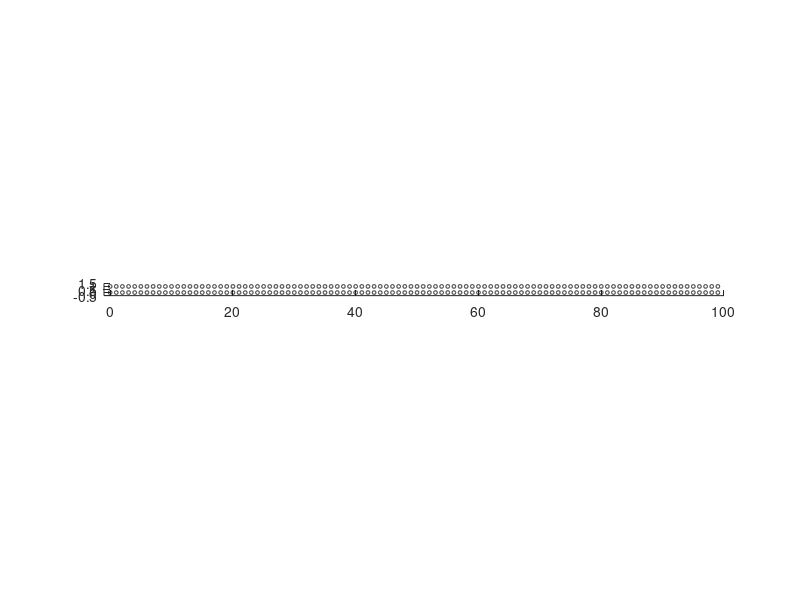

MATLAB code to generate this figure: (Note: this script raises an error after producing the figure.)
%
%
% 
%%%%%%%%%%%%%%%%%%%%%%%%%%%%%%%%%%%%
%
%
%%%%%%%%%%%%%%%%%%%%%%%%%%%%%%%%%%%%
clear all
%% Define parameters

N_L = 100;
L = 2;
N = N_L*L;
d = 1;
R = 0.3*ones(N,1);
cx_0 = d *[0:1:N_L-1]';
cx =[];
for i = 1:L
    cx = [cx; cx_0];
end
cy = [];
for i = 1:L
    cy = [cy; (i-1)*d*ones(N_L,1)];
end

cz = zeros(N,1);
[cx,ind] = sort(cx);
cy = cy(ind);
cz = cz(ind);
c = [cx cy cz];

figure, hold on
t = linspace(0,2*pi);
for n = 1:N
    plot(c(n,1)+R(n)*cos(t), c(n,2)+R(n)*sin(t),'k')  
%     text(c(n,1),c(n,2),num2str(n))
end
daspect([1 1 1])
xlim([min(cx)-1,max(cx)+1])
hold off
% close 

vol = 4*pi*R.^3/3;
k0 = 0.0000001;
delta = 10^(-5);
v2 = ones(1,N);
N_multi = 2;

%%% Compute the static capacitance matrix
% Maximum order for multipole expansion (n = 0, 1, ..., N_multi)
% If we use higher order, then accuracy improves. Usually 0 is sufficiently large.
gamma_skin = 1;

% compute the normalization factor
fun = @(theta,phi,r) exp(gamma_skin*r*sin(theta)*cos(phi))*r^2*sin(theta);
int_A = int_trapez_3(fun,200,0,pi,0,2*pi,0,R(1));
A_norm = exp(gamma_skin*cx)*int_A;

%%% Compute the skin capacitance matrix using Multipole

matC_skin = MakeCmn_skin(gamma_skin,R,c,k0,N_multi);

GCM_skin = diag(delta.*v2./A_norm')*matC_skin;

%%% Compute eigenmodes
[evec_skin,eval_skin,eigen_left] = eig(GCM_skin);
[resonances_skin,I] = sort(sqrt(diag(eval_skin)),'ComparisonMethod','real');
modes_skin = evec_skin(:,I);

produce_condensation(cx,modes_skin,N)

figure
title("modes_skin")
hold on
for j = 1:N
    plot(1:N,abs(real(modes_skin(:,j))))
end
colorbar